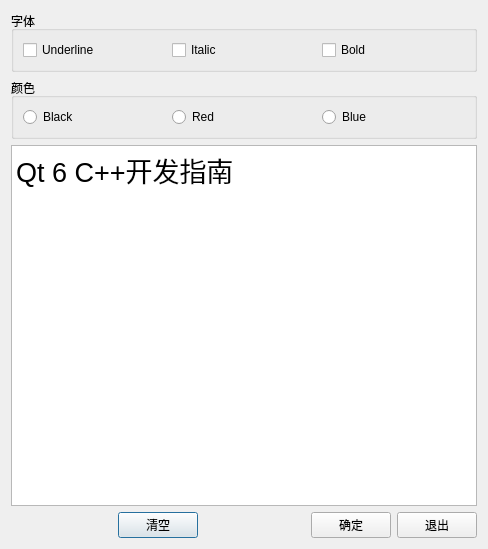
<?xml version="1.0" encoding="UTF-8"?>
<ui version="4.0">
 <class>Dialog</class>
 <widget class="QDialog" name="Dialog">
  <property name="geometry">
   <rect>
    <x>0</x>
    <y>0</y>
    <width>488</width>
    <height>549</height>
   </rect>
  </property>
  <property name="windowTitle">
   <string>信号与槽的使用</string>
  </property>
  <layout class="QVBoxLayout" name="verticalLayout">
   <item>
    <widget class="QGroupBox" name="groupBox">
     <property name="title">
      <string>字体</string>
     </property>
     <layout class="QHBoxLayout" name="horizontalLayout">
      <item>
       <widget class="QCheckBox" name="checkBoxUnder">
        <property name="text">
         <string>Underline</string>
        </property>
       </widget>
      </item>
      <item>
       <widget class="QCheckBox" name="checkBoxItalic">
        <property name="text">
         <string>Italic</string>
        </property>
       </widget>
      </item>
      <item>
       <widget class="QCheckBox" name="checkBoxBold">
        <property name="text">
         <string>Bold</string>
        </property>
       </widget>
      </item>
     </layout>
    </widget>
   </item>
   <item>
    <widget class="QGroupBox" name="groupBox_2">
     <property name="title">
      <string>颜色</string>
     </property>
     <layout class="QHBoxLayout" name="horizontalLayout_2">
      <item>
       <widget class="QRadioButton" name="radioBlack">
        <property name="text">
         <string>Black</string>
        </property>
        <property name="checked">
         <bool>false</bool>
        </property>
        <property name="autoRepeat">
         <bool>false</bool>
        </property>
       </widget>
      </item>
      <item>
       <widget class="QRadioButton" name="radioRed">
        <property name="text">
         <string>Red</string>
        </property>
        <property name="checked">
         <bool>false</bool>
        </property>
        <property name="autoRepeat">
         <bool>false</bool>
        </property>
       </widget>
      </item>
      <item>
       <widget class="QRadioButton" name="radioBlue">
        <property name="text">
         <string>Blue</string>
        </property>
        <property name="checked">
         <bool>false</bool>
        </property>
        <property name="autoRepeat">
         <bool>false</bool>
        </property>
       </widget>
      </item>
     </layout>
    </widget>
   </item>
   <item>
    <widget class="QPlainTextEdit" name="plainTextEdit">
     <property name="font">
      <font>
       <pointsize>20</pointsize>
      </font>
     </property>
     <property name="plainText">
      <string>Qt 6 C++开发指南</string>
     </property>
    </widget>
   </item>
   <item>
    <layout class="QHBoxLayout" name="horizontalLayout_3">
     <item>
      <spacer name="horizontalSpacer_2">
       <property name="orientation">
        <enum>Qt::Horizontal</enum>
       </property>
       <property name="sizeHint" stdset="0">
        <size>
         <width>40</width>
         <height>20</height>
        </size>
       </property>
      </spacer>
     </item>
     <item>
      <widget class="QPushButton" name="btnClear">
       <property name="text">
        <string>清空</string>
       </property>
       <property name="icon">
        <iconset resource="res.qrc">
         <normaloff>:/icons/IMG_20190908_172216.jpg</normaloff>:/icons/IMG_20190908_172216.jpg</iconset>
       </property>
      </widget>
     </item>
     <item>
      <spacer name="horizontalSpacer">
       <property name="orientation">
        <enum>Qt::Horizontal</enum>
       </property>
       <property name="sizeHint" stdset="0">
        <size>
         <width>40</width>
         <height>20</height>
        </size>
       </property>
      </spacer>
     </item>
     <item>
      <widget class="QPushButton" name="btnOK">
       <property name="text">
        <string>确定</string>
       </property>
      </widget>
     </item>
     <item>
      <widget class="QPushButton" name="btnExit">
       <property name="text">
        <string>退出</string>
       </property>
      </widget>
     </item>
    </layout>
   </item>
  </layout>
 </widget>
 <tabstops>
  <tabstop>btnClear</tabstop>
  <tabstop>btnOK</tabstop>
  <tabstop>btnExit</tabstop>
  <tabstop>radioRed</tabstop>
  <tabstop>radioBlue</tabstop>
  <tabstop>checkBoxItalic</tabstop>
  <tabstop>checkBoxBold</tabstop>
  <tabstop>radioBlack</tabstop>
  <tabstop>checkBoxUnder</tabstop>
  <tabstop>plainTextEdit</tabstop>
 </tabstops>
 <resources>
  <include location="res.qrc"/>
 </resources>
 <connections>
  <connection>
   <sender>btnOK</sender>
   <signal>clicked()</signal>
   <receiver>Dialog</receiver>
   <slot>accept()</slot>
   <hints>
    <hint type="sourcelabel">
     <x>348</x>
     <y>522</y>
    </hint>
    <hint type="destinationlabel">
     <x>243</x>
     <y>274</y>
    </hint>
   </hints>
  </connection>
  <connection>
   <sender>btnExit</sender>
   <signal>clicked()</signal>
   <receiver>Dialog</receiver>
   <slot>close()</slot>
   <hints>
    <hint type="sourcelabel">
     <x>435</x>
     <y>522</y>
    </hint>
    <hint type="destinationlabel">
     <x>243</x>
     <y>274</y>
    </hint>
   </hints>
  </connection>
 </connections>
</ui>
